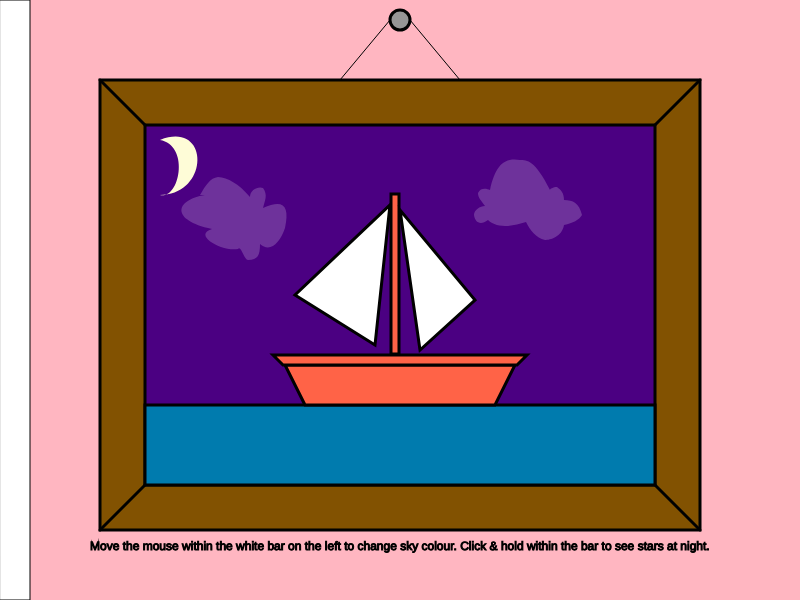
Frame 1 (no input)
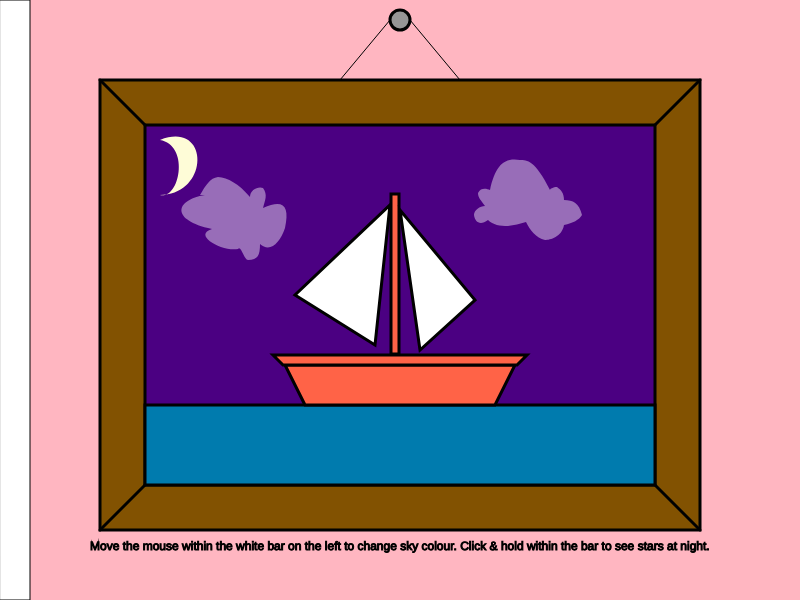
Frame 60 (no input)
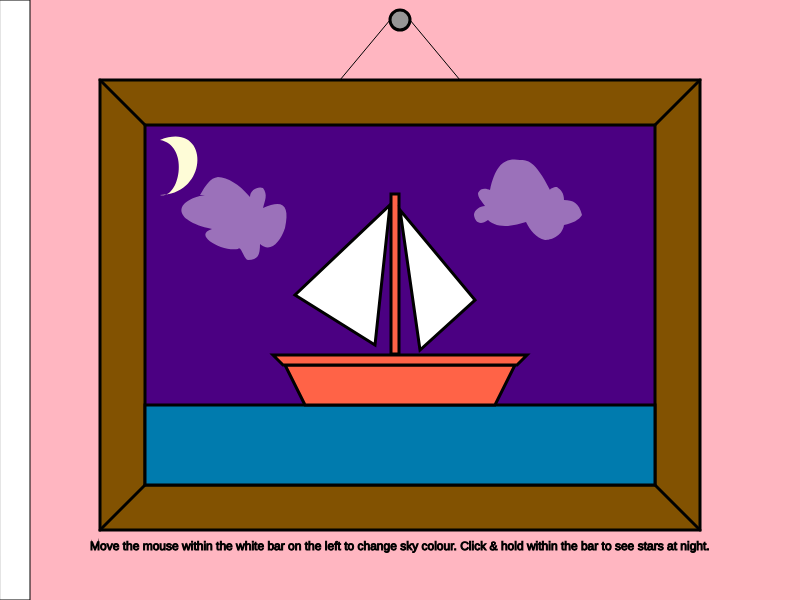
Frame 120 (the mouse pressed at the canvas centre since frame 60)

The p5.js sketch that drew these frames (run headless with seeded random() and noise() and a simulated clock; from frame 60 on, the mouse is pressed at the canvas centre):

// p5.js sketch
// ── sketch.js
var sun = {
  x: 595,
  y: 175,
  tr: 0
};

var skycol = {
  r: 75,
  g: 0,
  b: 130
};

var moon = {
  t: 255
};

var clt = {
  l:165,
  r:50
}

var inc = 1;

var c1 = [490, //0            <<== The points of both clouds were put into arrays, in case they
  495, 503, 520, //1,2,3           needed to be manipulated in any way for the sketch.
  527, 535, 550, //4,5,6
  550, 553, 557, //7,8,9
  561, 564, 564, //10,11,12
  573, 579, 582, //13,14,15
  579, 573, 564, //16,17,18
  562, 550, 545, //19,20,21
  536, 530, 526, //22,23,24
  520, 514, 508, //25,26,27
  500, 493, 488, //28,29,30
  480, 475, 474, //31,32,33
  474, 480, 485, //34,35,36
  481, 478, 478, //37,38,39
  481, 487, 490 //40,41,42
];

var c2 = [200, //0
  206, 210, 218, //1,2,3
  228, 238, 250, //4,5,6
  250, 258, 263, //7,8,9
  268, 265, 263, //10,11,12
  283, 290, 285, //13,14,15
  280, 270, 260, //16,17,18
  260, 258, 248, //19,20,21
  244, 241, 238, //22,23,24
  222, 192, 212, //25,26,27
  170, 175, 205 //28,29,30
];

function setup() {
  createCanvas(800, 600);
}

function draw() {
  stroke(1);
  background(255, 182, 193);
  fill(255);
  rectMode(CENTER);
  ellipseMode(CENTER);
  strokeWeight(1);
  rect(15, 300, 30, 600);// y axis
  
  //text
  fill(0);
  text("Move the mouse within the white bar on the left to change sky colour. Click & hold within the bar to see stars at night.", 90, 550);

  //nail
  strokeWeight(3);
  fill(150);
  ellipse(400, 20, 20, 20);
  strokeWeight(1);
  line(390, 20, 340, 80);
  line(410, 20, 460, 80);

  //frame
  strokeWeight(3);
  fill(130, 82, 1);
  rect(400, 305, 600, 450); //outer
  fill(skycol.r, skycol.g, skycol.b); //sky
  rect(400, 305, 510, 360); //inner
  line(100, 80, 145, 125); //top left
  line(700, 80, 655, 125); //top right
  line(100, 530, 145, 485);
  line(700, 530, 655, 485);

  //sea
  fill(0, 123, 174);
  rect(400, 445, 510, 80);

  //ship
  fill(255, 99, 71);
  quad(305, 405, 285, 365, 515, 365, 495, 405); //bottom
  quad(283, 365, 273, 355, 527, 355, 517, 365); //top
  rect(395, 274, 8, 160); //pole
  fill(255);
  triangle(390, 205, 375, 345, 295, 295); //left sail
  triangle(400, 210, 420, 350, 475, 300); //right sail

  //cloud 1
  noStroke();
  fill(255, clt.r);
  beginShape();
  vertex(c1[0], 190);
  bezierVertex(c1[1], 167, c1[2], 157, c1[3], 160);
  //(520, 154)2
  bezierVertex(c1[4], 160, c1[5], 160, c1[6], 190);
  //(550, 190)3
  bezierVertex(c1[7], 189, c1[8], 187, c1[9], 187);
  //(557, 187)4
  bezierVertex(c1[10], 190, c1[11], 193, c1[12], 200);
  //(564, 200)5
  bezierVertex(c1[13], 200, c1[14], 203, c1[15], 215);
  //(582, 215)6
  bezierVertex(c1[16], 220, c1[17], 223, c1[18], 225);
  //(564, 225)7
  bezierVertex(c1[19], 237, c1[20], 240, c1[21], 240);
  //(545, 240)8
  bezierVertex(c1[22], 238, c1[23], 230, c1[24], 222);
  //(526, 222)9
  bezierVertex(c1[25], 224, c1[26], 225, c1[27], 226);
  //(508, 226)10
  bezierVertex(c1[28], 226, c1[29], 225, c1[30], 220);
  //(488, 224)11
  bezierVertex(c1[31], 226, c1[32], 222, c1[33], 215);
  //(474, 215)12
  bezierVertex(c1[34], 210, c1[35], 206, c1[36], 206);
  //(485, 206)13
  bezierVertex(c1[37], 200, c1[38], 198, c1[39], 193);
  //(478, 193)
  bezierVertex(c1[40], 187, c1[41], 189, c1[42], 190);
  endShape();


  //cloud 2
  fill(255, clt.r);
  beginShape();
  vertex(c2[0], 195); //1
  bezierVertex(c2[1], 185, c2[2], 178, c2[3], 177);
  //(218, 177)2
  bezierVertex(c2[4], 178, c2[5], 183, c2[6], 197);
  //(236, 197)3
  bezierVertex(c2[7], 190, c2[8], 186, c2[9], 188);
  //(263, 188)4
  bezierVertex(c2[10], 195, c2[11], 200, c2[12], 208);
  //(263, 188)5
  bezierVertex(c2[13], 199, c2[14], 205, c2[15], 228);
  //(285, 228)6
  bezierVertex(c2[16], 243, c2[17], 253, c2[18], 244);
  //(260, 244)7
  bezierVertex(c2[19], 255, c2[20], 260, c2[21], 260);
  //(248, 260)8
  bezierVertex(c2[22], 260, c2[23], 245, c2[24], 249);
  //(238, 249)9
  bezierVertex(c2[25], 252, c2[26], 235, c2[27], 229);
  //(200, 229)10
  bezierVertex(c2[28], 220, c2[29], 200, c2[30], 195);
  endShape();
  
  //cloud animations
  if (clt.r > 254 || clt.r <= 0) {
   inc = inc *-1 
  }
  clt.r = clt.r + inc;
  
  if (clt.l > 254 || clt.l <= 0) {
   inc = inc *-1 
  }
  clt.l = clt.l + inc;
  

  //sky
  //Purple
  if (mouseX > 0 && mouseX <= 30 && mouseY > 0 && mouseY <= 74) {
    skycol.r = map(mouseY, 0, 74, 75, 25);
    skycol.g = map(mouseY, 0, 74, 0, 25);
    skycol.b = map(mouseY, 0, 74, 130, 112);
  }
  //Navy
  else if (mouseX > 0 && mouseX <= 30 && mouseY > 75 && mouseY <= 149) {
    skycol.r = map(mouseY, 75, 149, 25, 255);
    skycol.g = map(mouseY, 75, 149, 25, 97);
    skycol.b = map(mouseY, 75, 149, 112, 3);
  }
  //Orange
  else if (mouseX > 0 && mouseX <= 30 && mouseY > 150 && mouseY <= 224) {
    skycol.r = map(mouseY, 150, 224, 255, 148);
    skycol.g = map(mouseY, 150, 224, 97, 224);
    skycol.b = map(mouseY, 150, 224, 3, 255);
  }
  //Blue
  else if (mouseX > 0 && mouseX <= 30 && mouseY > 225 && mouseY <= 299) {
    skycol.r = map(mouseY, 225, 299, 148, 148);
    skycol.g = map(mouseY, 225, 299, 224, 224);
    skycol.b = map(mouseY, 225, 299, 255, 255);
  }
  //Blue
  else if (mouseX > 0 && mouseX <= 30 && mouseY > 300 && mouseY <= 374) {
    skycol.r = map(mouseY, 300, 374, 148, 148);
    skycol.g = map(mouseY, 300, 374, 224, 224);
    skycol.b = map(mouseY, 300, 374, 255, 255);
  }
  //Blue to orange
  else if (mouseX > 0 && mouseX <= 30 && mouseY > 375 && mouseY <= 449) {
    skycol.r = map(mouseY, 375, 449, 148, 255);
    skycol.g = map(mouseY, 375, 449, 224, 97);
    skycol.b = map(mouseY, 375, 449, 255, 3);
  }
  //Orange to navy
  else if (mouseX > 0 && mouseX <= 30 && mouseY > 450 && mouseY <= 524) {
    skycol.r = map(mouseY, 450, 524, 255, 25);
    skycol.g = map(mouseY, 450, 524, 97, 25);
    skycol.b = map(mouseY, 450, 524, 3, 112);
  }
  //Navy to purple
  if (mouseX > 0 && mouseX <= 30 && mouseY > 525 && mouseY <= 600) {
    skycol.r = map(mouseY, 525, 600, 25, 75);
    skycol.g = map(mouseY, 525, 600, 25, 0);
    skycol.b = map(mouseY, 525, 600, 112, 130);
  }

  //sun
  noStroke();
  fill(253, 184, 19, sun.tr);
  ellipse(sun.x, sun.y, 40, 40);

  //sunrise  
  if (mouseX > 0 && mouseX <= 30 && mouseY > 150 && mouseY <= 224) {
    sun.y = map(mouseY, 150, 224, 405, 165);
    sun.tr = map(mouseY, 150, 199, 0, 255);
  }
  //sun up
  else if (mouseX > 0 && mouseX <= 30 && mouseY > 225 && mouseY <= 374) {
    sun.y = map(mouseY, 225, 374, 165, 165);
  }
  //sunset
  else if (mouseX > 0 && mouseX <= 30 && mouseY > 375 && mouseY <= 449) {
    sun.y = map(mouseY, 375, 449, 165, 405);
    sun.tr = map(mouseY, 424, 449, 255, 0);
  }

  //moon
  fill(254, 252, 215, moon.t);
  beginShape();
  vertex(160, 140);
  bezierVertex(210, 120, 210, 195, 160, 195);
  bezierVertex(180, 200, 190, 145, 160, 140);
  endShape();

  //moon animations
  if (mouseX > 0 && mouseX <= 30 && mouseY > 0 && mouseY <= 74) {
    moon.t = map(mouseY, 0, 74, 255, 255);
  } else if (mouseX > 0 && mouseX <= 30 && mouseY > 75 && mouseY <= 149) {
    moon.t = map(mouseY, 75, 149, 255, 0);
  } else if (mouseX > 0 && mouseX <= 30 && mouseY > 450 && mouseY <= 524) {
    moon.t = map(mouseY, 450, 524, 0, 255);
  } else if (mouseX > 0 && mouseX <= 30 && mouseY > 525 && mouseY <= 600) {
    moon.t = map(mouseY, 525, 600, 255, 255);
  }
  
  //stars
  if (mouseX > 0 && mouseX <= 30 && mouseY > 0 && mouseY <= 149 && mouseIsPressed) {
    fill(254, 252, 215, moon.t);
    for (var x = 155; x <= 645; x += random(5,50)) {
      for(var y = 135; y <= 300; y += random(20,30)) {
        ellipse(x, y, 5, 5);
      }
    }
  } else if (mouseX > 0 && mouseX <= 30 && mouseY > 450 && mouseY <= 600 && mouseIsPressed) {
      fill(254, 252, 215, moon.t);
      for (var s = 155; s <= 645; s += random(5,50)) {
      for(var d = 135; d <= 300; d += random(20,30)) {
        ellipse(s, d, 5, 5);
      }
      }  
  }
}
